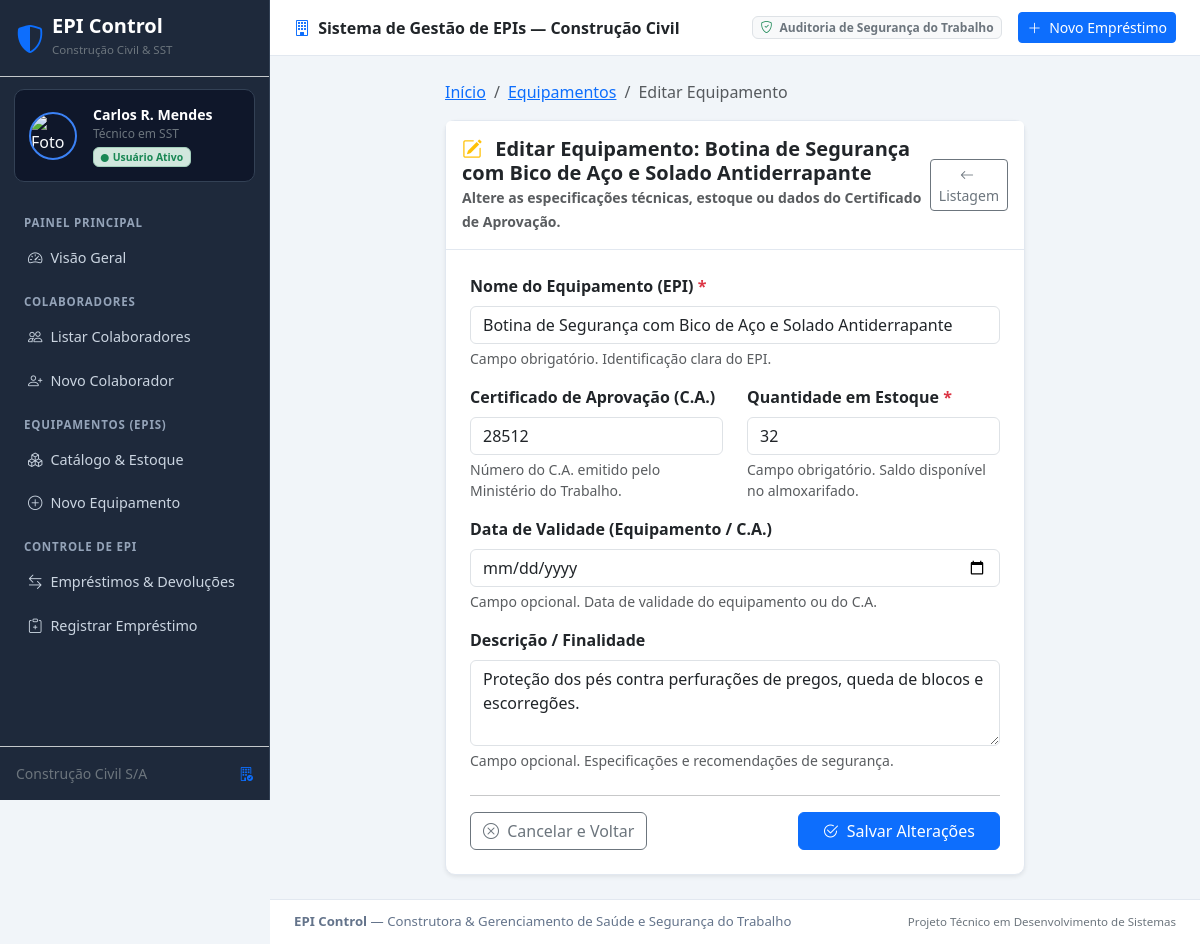
Page /equipamentos/7/editar/ on the committed database.
### core/models.py (models this page shows, shortened)
class EPI(models.Model):
    nome = models.CharField(max_length=150, verbose_name="Nome do Equipamento")
    descricao = models.TextField(blank=True, null=True, verbose_name="Descrição")
    certificado_aprovacao = models.CharField(
        max_length=50,
        blank=True,
        null=True,
        verbose_name="Certificado de Aprovação (CA)",
        help_text="Número do C.A. emitido pelo Ministério do Trabalho."
    )
    quantidade_estoque = models.IntegerField(default=0, verbose_name="Quantidade em Estoque")
    validade = models.DateField(blank=True, null=True, verbose_name="Validade do Equipamento / C.A.")
    criado_em = models.DateTimeField(auto_now_add=True, verbose_name="Criado em")
    atualizado_em = models.DateTimeField(auto_now=True, verbose_name="Atualizado em")
    class Meta:
        verbose_name = "EPI"
        verbose_name_plural = "EPIs"
        ordering = ['nome']

### core/views.py (the view)
# urls.py: path('equipamentos/<int:pk>/editar/', views.epi_update, name='epi_update'),
def epi_update(request, pk):
    epi = get_object_or_404(EPI, pk=pk)
    if request.method == 'POST':
        form = EPIForm(request.POST, instance=epi)
        if form.is_valid():
            form.save()
            messages.success(
                request,
                f"Equipamento '{epi.nome}' atualizado com sucesso!"
            )
            return redirect('epi_list')
        else:
            messages.error(
                request,
                "Falha ao atualizar o equipamento. Corrija os erros destacados no formulário."
            )
    else:
        form = EPIForm(instance=epi)
    context = {
        'form': form,
        'epi': epi,
        'titulo_pagina': f'Editar Equipamento: {epi.nome}',
        'is_edicao': True,
    }
    return render(request, 'equipamentos/epi_form.html', context)

### templates/equipamentos/epi_form.html (shortened to what this page needs)
{% extends 'base.html' %}
{% block content %}
<div class="row justify-content-center">
    <div class="col-lg-8">
        <nav aria-label="breadcrumb" class="mb-3">
            <ol class="breadcrumb">
                <li class="breadcrumb-item"><a href="{% url 'home' %}">Início</a></li>
                <li class="breadcrumb-item"><a href="{% url 'epi_list' %}">Equipamentos</a></li>
                <li class="breadcrumb-item active" aria-current="page">
                    {% if is_edicao %}Editar Equipamento{% else %}Cadastrar Equipamento{% endif %}
                </li>
            </ol>
        </nav>
        <div class="card shadow-sm">
            <div class="card-header bg-white py-3">
                <div class="d-flex justify-content-between align-items-center">
                    <div>
                        <h5 class="mb-0 fw-bold text-dark">
                            <i class="bi {% if is_edicao %}bi-pencil-square text-warning{% else %}bi-tools text-primary{% endif %} me-2"></i>
                            {{ titulo_pagina }}
                        </h5>
                        <small class="text-muted">
                            {% if is_edicao %}
                                Altere as especificações técnicas, estoque ou dados do Certificado de Aprovação.
                            {% else %}
                                Cadastre um novo Equipamento de Proteção Individual para o controle do almoxarifado.
                            {% endif %}
                        </small>
                    </div>
                    <a href="{% url 'epi_list' %}" class="btn btn-sm btn-outline-secondary">
                        <i class="bi bi-arrow-left me-1"></i> Listagem
                    </a>
                </div>
            </div>
            <div class="card-body p-4">
                <form method="post" novalidate>
                    <div class="mb-3">
                        <label for="{{ form.nome.id_for_label }}" class="form-label fw-semibold">
                            {{ form.nome.label }} <span class="text-danger">*</span>
                        </label>
                        {{ form.nome }}
                        {% if form.nome.errors %}
                            <div class="text-danger small mt-1">
                                {% for error in form.nome.errors %}
                                    <i class="bi bi-x-circle me-1"></i>{{ error }}
                                {% endfor %}
                            </div>
                        {% else %}
                            <div class="form-text text-muted">{{ form.nome.help_text }}</div>
                        {% endif %}
                    </div>
                    <div class="row">
                        <div class="col-md-6 mb-3">
                            <label for="{{ form.certificado_aprovacao.id_for_label }}" class="form-label fw-semibold">
                                {{ form.certificado_aprovacao.label }}
                            </label>
                            {{ form.certificado_aprovacao }}
                            {% if form.certificado_aprovacao.errors %}
                                <div class="text-danger small mt-1">
                                    {% for error in form.certificado_aprovacao.errors %}
                                        <i class="bi bi-x-circle me-1"></i>{{ error }}
                                    {% endfor %}
                                </div>
                            {% else %}
                                <div class="form-text text-muted">{{ form.certificado_aprovacao.help_text }}</div>
                            {% endif %}
                        </div>
                        <div class="col-md-6 mb-3">
                            <label for="{{ form.quantidade_estoque.id_for_label }}" class="form-label fw-semibold">
                                {{ form.quantidade_estoque.label }} <span class="text-danger">*</span>
                            </label>
                            {{ form.quantidade_estoque }}
                            {% if form.quantidade_estoque.errors %}
                                <div class="text-danger small mt-1">
                                    {% for error in form.quantidade_estoque.errors %}
                                        <i class="bi bi-x-circle me-1"></i>{{ error }}
                                    {% endfor %}
                                </div>
                            {% else %}
                                <div class="form-text text-muted">{{ form.quantidade_estoque.help_text }}</div>
                            {% endif %}
                        </div>
                    </div>
                    <div class="mb-3">
                        <label for="{{ form.validade.id_for_label }}" class="form-label fw-semibold">
                            {{ form.validade.label }}
                        </label>
                        {{ form.validade }}
                        {% if form.validade.errors %}
                            <div class="text-danger small mt-1">
                                {% for error in form.validade.errors %}
                                    <i class="bi bi-x-circle me-1"></i>{{ error }}
                                {% endfor %}
                            </div>
                        {% else %}
                            <div class="form-text text-muted">{{ form.validade.help_text }}</div>
                        {% endif %}
                    </div>
                    <div class="mb-4">
                        <label for="{{ form.descricao.id_for_label }}" class="form-label fw-semibold">
                            {{ form.descricao.label }}
                        </label>
                        {{ form.descricao }}
                        {% if form.descricao.errors %}
                            <div class="text-danger small mt-1">
                                {% for error in form.descricao.errors %}
                                    <i class="bi bi-x-circle me-1"></i>{{ error }}
                                {% endfor %}
                            </div>
                        {% else %}
                            <div class="form-text text-muted">{{ form.descricao.help_text }}</div>
                        {% endif %}
                    </div>
                    <hr class="my-3">
                    <div class="d-flex justify-content-between align-items-center">
                        <a href="{% url 'epi_list' %}" class="btn btn-outline-secondary">
                            <i class="bi bi-x-circle me-1"></i> Cancelar e Voltar
                        </a>
                        <button type="submit" class="btn btn-primary px-4">
                            {% if is_edicao %}
                                <i class="bi bi-check2-circle me-1"></i> Salvar Alterações
                            {% else %}
                                <i class="bi bi-plus-circle me-1"></i> Cadastrar Equipamento
                            {% endif %}
                        </button>
                    </div>
                </form>
            </div>
        </div>
    </div>
</div>
{% endblock %}

### static/css/style.css (style rules this page uses)
:root { --sidebar-width: 270px; --primary-color: #0d6efd; --dark-bg: #1e293b; --darker-bg: #0f172a; }
body { background-color: #f1f5f9; color: #1e293b; min-height: 100vh; font-family: system-ui, -apple-system, "Segoe UI", Roboto, "Helvetica Neue", Arial, sans-serif; }
.card { border-radius: 10px; border: 1px solid #e2e8f0; box-shadow: 0 1px 3px rgba(0, 0, 0, 0.04); }
.card-header { background-color: #ffffff; border-bottom: 1px solid #e2e8f0; font-weight: 600; }

### rows in the picture
EPI: nome "Botina de Segurança com Bico de Aço e Solado Antiderrapante", certificado_aprovacao "28512", quantidade_estoque "32", descricao "Proteção dos pés contra perfurações de pregos, queda de blocos e escorregões."

### other values in the picture
{{ titulo_pagina }} "Editar Equipamento: Botina de Segurança com Bico de Aço e Solado Antiderrapante"
